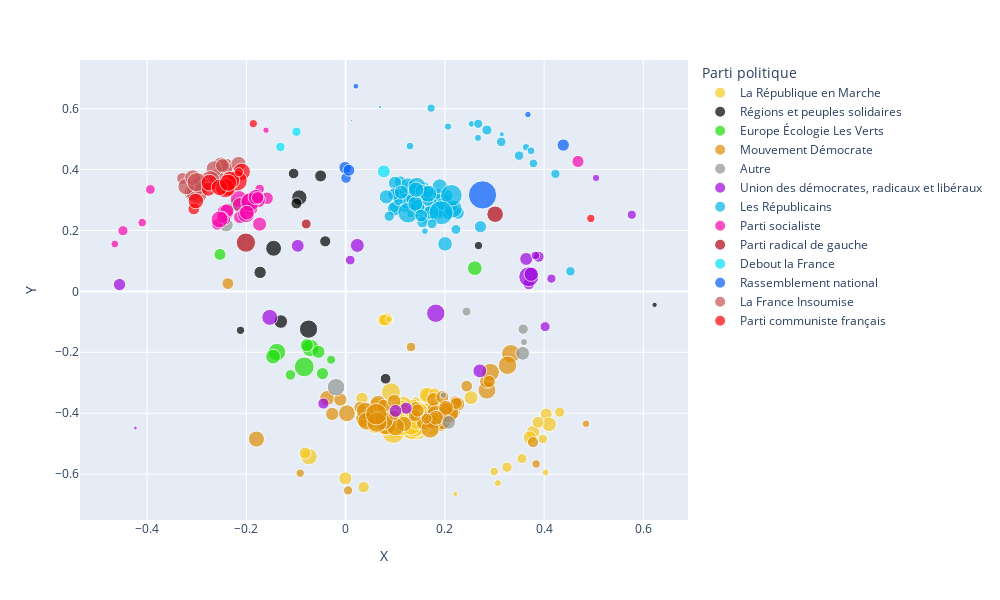

The notebook cell saved with this chart:
### Markdown cell above
### Représentation

### Code cell
colors = {'La République en Marche':"#f7c81e", 'Europe Écologie Les Verts':"#1cde07", 'Autre':"#919491",
           'Les Républicains':'#00b6e8', 'Parti socialiste':'#f705ab', 'Parti radical de gauche': '#b0040f',
           'Debout la France': '#02e1fa', 'Rassemblement national':'#025dfa', 'La France Insoumise' : '#c75255',
           'Parti communiste français': '#ff0008', 'Union des démocrates, radicaux et libéraux':'#9d04de',
            'Mouvement Démocrate': '#de8e04', 'Régions et peuples solidaires':'#000000'}

fig = px.scatter(to_show, x="X", y="Y", color='parti', color_discrete_map=colors,
                 hover_name="parti",
                 hover_data={'acteur_id' : False,
                             'uid' : False,
                             'X' : False,
                             'Y' : False,
                             'parti' : False,
                             'assiduite' : False,
                             'Métier' : to_show['metier'],
                             'Nom': to_show['prenom']+' '+to_show['nom'],
                             'Nombre de votes': to_show['assiduite']
                            },
                 size='assiduite',
                 labels={'parti':"Parti politique"},
                 width=1000, height=600)

fig.show()
fig.write_html("embedding_parti.html")

### Figure 1 — Plotly figure (JSON) as saved in the notebook; plotly's stock layout.template omitted (floating-point values rounded to 4 significant figures; data arrays with more than 128 entries replaced by an {"elided": "..."} marker saying what was removed)
{"data": [{"customdata": {"elided": "272x7 mixed values"}, "hovertemplate": "<b>%{hovertext}</b><br><br>Métier=%{customdata[4]}<br>Nom=%{customdata[5]}<br>Nombre de votes=%{customdata[6]}<extra></extra>", "hovertext": {"elided": "272 str values"}, "legendgroup": "La République en Marche", "marker": {"color": "#f7c81e", "size": {"elided": "272 int values"}, "sizemode": "area", "sizeref": 6.657, "symbol": "circle"}, "mode": "markers", "name": "La République en Marche", "orientation": "v", "showlegend": true, "type": "scatter", "x": {"elided": "272 float values"}, "xaxis": "x", "y": {"elided": "272 float values"}, "yaxis": "y"}, {"customdata": [["PA336439", "PA336439", "Régions et peuples solidaires", 232, "Avocat", "Jean-Michel Clément", 232], ["PA605518", "PA605518", "Régions et peuples solidaires", 509, "Profession libérale", "François-Michel Lambert", 509], ["PA607619", "PA607619", "Régions et peuples solidaires", 841, "Professeur du secondaire", "Paul Molac", 841], ["PA719464", "PA719464", "Régions et peuples solidaires", 229, "Professeur du secondaire et technique", "Sébastien Nadot", 229], ["PA719592", "PA719592", "Régions et peuples solidaires", 381, "Responsable formation - Cadre en ressources humaines", "Benoit Simian", 381], ["PA720538", "PA720538", "Régions et peuples solidaires", 620, "Profession rattachée à l'enseignement", "Jennifer De Temmerman", 620], ["PA722268", "PA722268", "Régions et peuples solidaires", 1110, "Directrice médicale et directrice de développement en entreprise", "Martine Wonner", 1110], ["PA333421", "PA333421", "Régions et peuples solidaires", 414, "Directeur du développement", "Bertrand Pancher", 414], ["PA1838", "PA1838", "Régions et peuples solidaires", 377, "Technicien agricole", "Jean Lassalle", 377], ["PA719138", "PA719138", "Régions et peuples solidaires", 784, "Professeur des Universités", "Michel Castellani", 784], ["PA719146", "PA719146", "Régions et peuples solidaires", 477, "Cadre", "Jean-Félix Acquaviva", 477], ["PA719286", "PA719286", "Régions et peuples solidaires", 412, "Médecin", "Paul-André Colombani", 412], ["PA755549", "PA755549", "Régions et peuples solidaires", 95, "chef d'entreprise", "Sylvain Brial", 95]], "hovertemplate": "<b>%{hovertext}</b><br><br>Métier=%{customdata[4]}<br>Nom=%{customdata[5]}<br>Nombre de votes=%{customdata[6]}<extra></extra>", "hovertext": ["Régions et peuples solidaires", "Régions et peuples solidaires", "Régions et peuples solidaires", "Régions et peuples solidaires", "Régions et peuples solidaires", "Régions et peuples solidaires", "Régions et peuples solidaires", "Régions et peuples solidaires", "Régions et peuples solidaires", "Régions et peuples solidaires", "Régions et peuples solidaires", "Régions et peuples solidaires", "Régions et peuples solidaires"], "legendgroup": "Régions et peuples solidaires", "marker": {"color": "#000000", "size": [232, 509, 841, 229, 381, 620, 1110, 414, 377, 784, 477, 412, 95], "sizemode": "area", "sizeref": 6.657, "symbol": "circle"}, "mode": "markers", "name": "Régions et peuples solidaires", "orientation": "v", "showlegend": true, "type": "scatter", "x": [0.2677, -0.1723, -0.1452, -0.2119, 0.08051, -0.1307, -0.07472, -0.04111, -0.1048, -0.09327, -0.05041, -0.09905, 0.6226], "xaxis": "x", "y": [0.1505, 0.06229, 0.1415, -0.1279, -0.2868, -0.09908, -0.1238, 0.1643, 0.3871, 0.3083, 0.3792, 0.289, -0.04418], "yaxis": "y"}, {"customdata": [["PA718744", "PA718744", "Europe Écologie Les Verts", 1032, "Médecin", "Delphine Bagarry", 1032], ["PA720278", "PA720278", "Europe Écologie Les Verts", 734, "Cadre supérieur (entreprises publiques)", "Matthieu Orphelin", 734], ["PA720298", "PA720298", "Europe Écologie Les Verts", 1000, "Fonctionnaire de catégorie A", "Émilie Cariou", 1000], ["PA720952", "PA720952", "Europe Écologie Les Verts", 273, "Fonctionnaire de catégorie A", "Aurélien Taché", 273], ["PA721142", "PA721142", "Europe Écologie Les Verts", 371, "Cadre supérieur (secteur privé)", "Paula Forteza", 371], ["PA721194", "PA721194", "Europe Écologie Les Verts", 723, "Industriel-Chef d'entreprise", "Frédérique Dumas", 723], ["PA721246", "PA721246", "Europe Écologie Les Verts", 1307, "Chef de projet digital", "Albane Gaillot", 1307], ["PA722126", "PA722126", "Europe Écologie Les Verts", 579, "Autre cadre (secteur privé)", "Guillaume Chiche", 579], ["PA722260", "PA722260", "Europe Écologie Les Verts", 489, "Professeur de faculté", "Cédric Villani", 489], ["PA722344", "PA722344", "Europe Écologie Les Verts", 562, "Professeur certifié de SES", "Hubert Julien-Laferrière", 562], ["PA332614", "PA332614", "Europe Écologie Les Verts", 780, "Fonctionnaire territorial", "Régis Juanico", 780], ["PA335999", "PA335999", "Europe Écologie Les Verts", 480, "Cadre territorial", "Delphine Batho", 480]], "hovertemplate": "<b>%{hovertext}</b><br><br>Métier=%{customdata[4]}<br>Nom=%{customdata[5]}<br>Nombre de votes=%{customdata[6]}<extra></extra>", "hovertext": ["Europe Écologie Les Verts", "Europe Écologie Les Verts", "Europe Écologie Les Verts", "Europe Écologie Les Verts", "Europe Écologie Les Verts", "Europe Écologie Les Verts", "Europe Écologie Les Verts", "Europe Écologie Les Verts", "Europe Écologie Les Verts", "Europe Écologie Les Verts", "Europe Écologie Les Verts", "Europe Écologie Les Verts"], "legendgroup": "Europe Écologie Les Verts", "marker": {"color": "#1cde07", "size": [1032, 734, 1000, 273, 371, 723, 1307, 579, 489, 562, 780, 480], "sizemode": "area", "sizeref": 6.657, "symbol": "circle"}, "mode": "markers", "name": "Europe Écologie Les Verts", "orientation": "v", "showlegend": true, "type": "scatter", "x": [-0.1384, -0.1462, -0.07106, -0.02928, -0.1113, 0.2603, -0.08343, -0.05483, -0.04666, -0.07821, -0.218, -0.2532], "xaxis": "x", "y": [-0.1994, -0.2141, -0.1858, -0.2243, -0.2742, 0.07601, -0.2479, -0.1983, -0.2701, -0.1768, 0.2854, 0.1215], "yaxis": "y"}, {"customdata": {"elided": "68x7 mixed values"}, "hovertemplate": "<b>%{hovertext}</b><br><br>Métier=%{customdata[4]}<br>Nom=%{customdata[5]}<br>Nombre de votes=%{customdata[6]}<extra></extra>", "hovertext": ["Mouvement Démocrate", "Mouvement Démocrate", "Mouvement Démocrate", "Mouvement Démocrate", "Mouvement Démocrate", "Mouvement Démocrate", "Mouvement Démocrate", "Mouvement Démocrate", "Mouvement Démocrate", "Mouvement Démocrate", "Mouvement Démocrate", "Mouvement Démocrate", "Mouvement Démocrate", "Mouvement Démocrate", "Mouvement Démocrate", "Mouvement Démocrate", "Mouvement Démocrate", "Mouvement Démocrate", "Mouvement Démocrate", "Mouvement Démocrate", "Mouvement Démocrate", "Mouvement Démocrate", "Mouvement Démocrate", "Mouvement Démocrate", "Mouvement Démocrate", "Mouvement Démocrate", "Mouvement Démocrate", "Mouvement Démocrate", "Mouvement Démocrate", "Mouvement Démocrate", "Mouvement Démocrate", "Mouvement Démocrate", "Mouvement Démocrate", "Mouvement Démocrate", "Mouvement Démocrate", "Mouvement Démocrate", "Mouvement Démocrate", "Mouvement Démocrate", "Mouvement Démocrate", "Mouvement Démocrate", "Mouvement Démocrate", "Mouvement Démocrate", "Mouvement Démocrate", "Mouvement Démocrate", "Mouvement Démocrate", "Mouvement Démocrate", "Mouvement Démocrate", "Mouvement Démocrate", "Mouvement Démocrate", "Mouvement Démocrate", "Mouvement Démocrate", "Mouvement Démocrate", "Mouvement Démocrate", "Mouvement Démocrate", "Mouvement Démocrate", "Mouvement Démocrate", "Mouvement Démocrate", "Mouvement Démocrate", "Mouvement Démocrate", "Mouvement Démocrate", "Mouvement Démocrate", "Mouvement Démocrate", "Mouvement Démocrate", "Mouvement Démocrate", "Mouvement Démocrate", "Mouvement Démocrate", "Mouvement Démocrate", "Mouvement Démocrate"], "legendgroup": "Mouvement Démocrate", "marker": {"color": "#de8e04", "size": [776, 1313, 662, 756, 582, 660, 444, 903, 621, 1067, 951, 871, 388, 448, 832, 227, 828, 991, 768, 724, 360, 646, 659, 324, 1016, 1128, 614, 452, 727, 356, 1065, 1035, 1075, 662, 488, 652, 1130, 524, 635, 613, 557, 311, 957, 1058, 711, 1321, 584, 1552, 1434, 493, 1112, 736, 738, 586, 655, 1069, 455, 1147, 1145, 510, 468, 394, 865, 419, 282, 234, 194, 232], "sizemode": "area", "sizeref": 6.657, "symbol": "circle"}, "mode": "markers", "name": "Mouvement Démocrate", "orientation": "v", "showlegend": true, "type": "scatter", "x": [0.1175, 0.08142, 0.1925, -0.03725, -0.02714, 0.1652, 0.1982, 0.06566, 0.07664, 0.1005, 0.002616, 0.1721, 0.1414, 0.2215, 0.1796, 0.1386, 0.1792, 0.1982, 0.07006, 0.2161, 0.1928, 0.1926, 0.1915, 0.08615, 0.03786, 0.07695, 0.09779, 0.0285, 0.1905, 0.0976, 0.1825, 0.03967, 0.04242, 0.1568, 0.1866, 0.2258, 0.1935, 0.1393, 0.1821, 0.1768, 0.1949, 0.1317, 0.1769, 0.2848, 0.1717, 0.06308, 0.145, 0.06197, 0.207, 0.2229, 0.1701, 0.2023, 0.1821, -0.01079, 0.2841, 0.2919, 0.244, 0.3329, 0.3263, 0.2895, -0.2373, 0.1631, -0.1798, 0.3776, 0.004844, 0.3839, 0.4844, -0.09151], "xaxis": "x", "y": [-0.4356, -0.4385, -0.437, -0.3503, -0.4023, -0.4219, -0.4351, -0.3685, -0.3768, -0.445, -0.4003, -0.4125, -0.379, -0.3615, -0.39, -0.4098, -0.4228, -0.3952, -0.4312, -0.3953, -0.3938, -0.403, -0.402, -0.425, -0.4168, -0.4242, -0.3603, -0.3807, -0.4172, -0.4067, -0.4025, -0.3927, -0.426, -0.4313, -0.4111, -0.37, -0.4244, -0.408, -0.4186, -0.3548, -0.3468, -0.1825, -0.4253, -0.3243, -0.4259, -0.43, -0.3913, -0.4033, -0.398, -0.3679, -0.4519, -0.3825, -0.4147, -0.3552, -0.2954, -0.2656, -0.3111, -0.2049, -0.2426, -0.2964, 0.02568, -0.4178, -0.4848, -0.4951, -0.6535, -0.5665, -0.4347, -0.597], "yaxis": "y"}, {"customdata": [["PA719448", "PA719448", "Autre", 1034, "Infirmière anesthésiste", "Annie Chapelier", 1034], ["PA721174", "PA721174", "Autre", 269, "Médecin", "Joachim Son-Forget", 269], ["PA2952", "PA2952", "Autre", 141, "Sans profession", "Jean-Luc Warsmann", 141], ["PA702052", "PA702052", "Autre", 633, "Consultant en communication", "Maina Sage", 633], ["PA610775", "PA610775", "Autre", 172, "Cadre supérieur de la fonction publique", "Philippe Gomès", 172], ["PA721094", "PA721094", "Autre", 359, "Fonctionnaire de catégorie A", "Philippe Dunoyer", 359], ["PA643145", "PA643145", "Autre", 419, "Pharmacienne", "Hélène Vainqueur-Christophe", 419], ["PA720988", "PA720988", "Autre", 672, "Retraitée salariée (secteur privé)", "Josette Manin", 672], ["PA721118", "PA721118", "Autre", 311, "Autre profession", "Moetai Brotherson", 311], ["PA702054", "PA702054", "Autre", 620, "Infographiste", "Stéphane Claireaux", 620]], "hovertemplate": "<b>%{hovertext}</b><br><br>Métier=%{customdata[4]}<br>Nom=%{customdata[5]}<br>Nombre de votes=%{customdata[6]}<extra></extra>", "hovertext": ["Autre", "Autre", "Autre", "Autre", "Autre", "Autre", "Autre", "Autre", "Autre", "Autre"], "legendgroup": "Autre", "marker": {"color": "#919491", "size": [1034, 269, 141, 633, 172, 359, 419, 672, 311, 620], "sizemode": "area", "sizeref": 6.657, "symbol": "circle"}, "mode": "markers", "name": "Autre", "orientation": "v", "showlegend": true, "type": "scatter", "x": [-0.0193, 0.2437, 0.1969, 0.3567, 0.3594, 0.3577, -0.1868, -0.2408, -0.2507, 0.2078], "xaxis": "x", "y": [-0.3146, -0.0662, -0.3408, -0.2033, -0.1666, -0.124, 0.282, 0.2185, 0.3467, -0.43], "yaxis": "y"}, {"customdata": {"elided": "22x7 mixed values"}, "hovertemplate": "<b>%{hovertext}</b><br><br>Métier=%{customdata[4]}<br>Nom=%{customdata[5]}<br>Nombre de votes=%{customdata[6]}<extra></extra>", "hovertext": ["Union des démocrates, radicaux et libéraux", "Union des démocrates, radicaux et libéraux", "Union des démocrates, radicaux et libéraux", "Union des démocrates, radicaux et libéraux", "Union des démocrates, radicaux et libéraux", "Union des démocrates, radicaux et libéraux", "Union des démocrates, radicaux et libéraux", "Union des démocrates, radicaux et libéraux", "Union des démocrates, radicaux et libéraux", "Union des démocrates, radicaux et libéraux", "Union des démocrates, radicaux et libéraux", "Union des démocrates, radicaux et libéraux", "Union des démocrates, radicaux et libéraux", "Union des démocrates, radicaux et libéraux", "Union des démocrates, radicaux et libéraux", "Union des démocrates, radicaux et libéraux", "Union des démocrates, radicaux et libéraux", "Union des démocrates, radicaux et libéraux", "Union des démocrates, radicaux et libéraux", "Union des démocrates, radicaux et libéraux", "Union des démocrates, radicaux et libéraux", "Union des démocrates, radicaux et libéraux"], "legendgroup": "Union des démocrates, radicaux et libéraux", "marker": {"color": "#9d04de", "size": [493, 418, 1123, 637, 544, 641, 335, 548, 467, 649, 313, 849, 1336, 401, 687, 562, 246, 282, 511, 282, 176, 45], "sizemode": "area", "sizeref": 6.657, "symbol": "circle"}, "mode": "markers", "name": "Union des démocrates, radicaux et libéraux", "orientation": "v", "showlegend": true, "type": "scatter", "x": [0.122, -0.04475, 0.1816, 0.2704, 0.1005, 0.1064, 0.402, -0.09645, 0.3692, 0.02354, 0.009275, -0.1529, 0.369, 0.3888, 0.3739, 0.3639, 0.3824, 0.4146, -0.4556, 0.5767, 0.5046, -0.4236], "xaxis": "x", "y": [-0.3836, -0.3681, -0.07176, -0.261, -0.3924, 0.3166, -0.1157, 0.1496, 0.02471, 0.1509, 0.1026, -0.08538, 0.0481, 0.1138, 0.05631, 0.1066, 0.1178, 0.04189, 0.02227, 0.2516, 0.3724, -0.4485], "yaxis": "y"}, {"customdata": {"elided": "103x7 mixed values"}, "hovertemplate": "<b>%{hovertext}</b><br><br>Métier=%{customdata[4]}<br>Nom=%{customdata[5]}<br>Nombre de votes=%{customdata[6]}<extra></extra>", "hovertext": ["Les Républicains", "Les Républicains", "Les Républicains", "Les Républicains", "Les Républicains", "Les Républicains", "Les Républicains", "Les Républicains", "Les Républicains", "Les Républicains", "Les Républicains", "Les Républicains", "Les Républicains", "Les Républicains", "Les Républicains", "Les Républicains", "Les Républicains", "Les Républicains", "Les Républicains", "Les Républicains", "Les Républicains", "Les Républicains", "Les Républicains", "Les Républicains", "Les Républicains", "Les Républicains", "Les Républicains", "Les Républicains", "Les Républicains", "Les Républicains", "Les Républicains", "Les Républicains", "Les Républicains", "Les Républicains", "Les Républicains", "Les Républicains", "Les Républicains", "Les Républicains", "Les Républicains", "Les Républicains", "Les Républicains", "Les Républicains", "Les Républicains", "Les Républicains", "Les Républicains", "Les Républicains", "Les Républicains", "Les Républicains", "Les Républicains", "Les Républicains", "Les Républicains", "Les Républicains", "Les Républicains", "Les Républicains", "Les Républicains", "Les Républicains", "Les Républicains", "Les Républicains", "Les Républicains", "Les Républicains", "Les Républicains", "Les Républicains", "Les Républicains", "Les Républicains", "Les Républicains", "Les Républicains", "Les Républicains", "Les Républicains", "Les Républicains", "Les Républicains", "Les Républicains", "Les Républicains", "Les Républicains", "Les Républicains", "Les Républicains", "Les Républicains", "Les Républicains", "Les Républicains", "Les Républicains", "Les Républicains", "Les Républicains", "Les Républicains", "Les Républicains", "Les Républicains", "Les Républicains", "Les Républicains", "Les Républicains", "Les Républicains", "Les Républicains", "Les Républicains", "Les Républicains", "Les Républicains", "Les Républicains", "Les Républicains", "Les Républicains", "Les Républicains", "Les Républicains", "Les Républicains", "Les Républicains", "Les Républicains", "Les Républicains", "Les Républicains", "Les Républicains"], "legendgroup": "Les Républicains", "marker": {"color": "#00b6e8", "size": [307, 1063, 540, 408, 1032, 467, 164, 248, 151, 185, 498, 841, 653, 353, 702, 624, 1180, 1350, 148, 178, 463, 1221, 588, 332, 392, 702, 254, 432, 511, 448, 256, 225, 444, 564, 320, 517, 348, 343, 664, 537, 710, 895, 1049, 441, 189, 640, 431, 480, 309, 592, 807, 1020, 391, 317, 410, 489, 857, 419, 484, 1068, 775, 764, 755, 318, 344, 968, 497, 1074, 1574, 1423, 355, 150, 1920, 683, 732, 417, 465, 620, 500, 645, 957, 809, 674, 300, 323, 548, 328, 210, 305, 343, 176, 286, 305, 171, 186, 88, 151, 210, 288, 219, 251, 36, 17], "sizemode": "area", "sizeref": 6.657, "symbol": "circle"}, "mode": "markers", "name": "Les Républicains", "orientation": "v", "showlegend": true, "type": "scatter", "x": [0.2189, 0.2056, 0.2264, 0.09984, 0.1235, 0.11, 0.1351, 0.1639, 0.1259, 0.1472, 0.2716, 0.1758, 0.1542, 0.2152, 0.09843, 0.1238, 0.1714, 0.1908, 0.1368, 0.1739, 0.1564, 0.1455, 0.116, 0.1588, 0.2037, 0.13, 0.1684, 0.1887, 0.2015, 0.1843, 0.1587, 0.1319, 0.2072, 0.1805, 0.1037, 0.1658, 0.1297, 0.1458, 0.13, 0.2039, 0.2004, 0.1258, 0.1774, 0.1599, 0.1451, 0.1063, 0.1573, 0.1413, 0.15, 0.09953, 0.1557, 0.146, 0.1663, 0.1784, 0.1537, 0.194, 0.1352, 0.1641, 0.1193, 0.2168, 0.1613, 0.1896, 0.1726, 0.1059, 0.1315, 0.1571, 0.09688, 0.1436, 0.213, 0.126, 0.08786, 0.1598, 0.1923, 0.1449, 0.1405, 0.1548, 0.1659, 0.1539, 0.166, 0.1122, 0.1663, 0.142, 0.08188, 0.453, 0.2223, 0.1522, 0.174, 0.1297, 0.3495, 0.2847, 0.2064, 0.4228, 0.3136, 0.2667, 0.3633, 0.3147, 0.2538, 0.3737, 0.2671, 0.1723, 0.3784, 0.06932, 0.01168], "xaxis": "x", "y": [0.266, 0.2663, 0.2571, 0.2778, 0.2859, 0.36, 0.2663, 0.2933, 0.2692, 0.2802, 0.2123, 0.3126, 0.2943, 0.2782, 0.2711, 0.2924, 0.2976, 0.2772, 0.2823, 0.2801, 0.2965, 0.3099, 0.3152, 0.3432, 0.2543, 0.3383, 0.2396, 0.2566, 0.2965, 0.3198, 0.2644, 0.2552, 0.2554, 0.2856, 0.3058, 0.2714, 0.2944, 0.2927, 0.3151, 0.3141, 0.1561, 0.3459, 0.302, 0.2446, 0.2461, 0.3134, 0.2396, 0.3085, 0.2547, 0.3562, 0.2817, 0.2738, 0.2685, 0.2872, 0.2692, 0.2868, 0.3087, 0.2974, 0.303, 0.2708, 0.3119, 0.3448, 0.2598, 0.2975, 0.3029, 0.3181, 0.3194, 0.3451, 0.3153, 0.2581, 0.2468, 0.1978, 0.2581, 0.2785, 0.2877, 0.227, 0.2991, 0.3293, 0.3261, 0.3255, 0.3207, 0.3339, 0.3104, 0.06591, 0.2034, 0.2489, 0.2218, 0.4772, 0.4455, 0.5298, 0.5412, 0.3858, 0.491, 0.504, 0.4736, 0.516, 0.55, 0.4616, 0.5503, 0.6016, 0.4201, 0.6054, 0.5618], "yaxis": "y"}, {"customdata": {"elided": "26x7 mixed values"}, "hovertemplate": "<b>%{hovertext}</b><br><br>Métier=%{customdata[4]}<br>Nom=%{customdata[5]}<br>Nombre de votes=%{customdata[6]}<extra></extra>", "hovertext": ["Parti socialiste", "Parti socialiste", "Parti socialiste", "Parti socialiste", "Parti socialiste", "Parti socialiste", "Parti socialiste", "Parti socialiste", "Parti socialiste", "Parti socialiste", "Parti socialiste", "Parti socialiste", "Parti socialiste", "Parti socialiste", "Parti socialiste", "Parti socialiste", "Parti socialiste", "Parti socialiste", "Parti socialiste", "Parti socialiste", "Parti socialiste", "Parti socialiste", "Parti socialiste", "Parti socialiste", "Parti socialiste", "Parti socialiste"], "legendgroup": "Parti socialiste", "marker": {"color": "#f705ab", "size": [648, 531, 918, 961, 659, 440, 307, 788, 705, 1004, 342, 474, 557, 958, 962, 1183, 661, 807, 731, 520, 206, 316, 347, 243, 489, 138], "sizemode": "area", "sizeref": 6.657, "symbol": "circle"}, "mode": "markers", "name": "Parti socialiste", "orientation": "v", "showlegend": true, "type": "scatter", "x": [-0.1906, -0.1584, -0.2428, -0.2153, -0.2391, -0.2584, -0.1733, -0.1772, -0.2136, -0.1921, -0.2421, -0.2484, -0.2128, -0.2007, -0.254, -0.1926, -0.1734, -0.1807, -0.1991, -0.1772, -0.4652, -0.3934, -0.4488, -0.4099, 0.4682, -0.1604], "xaxis": "x", "y": [0.2727, 0.3058, 0.2582, 0.3036, 0.2648, 0.2199, 0.3363, 0.2993, 0.2842, 0.2953, 0.2351, 0.2432, 0.2436, 0.2534, 0.236, 0.293, 0.2208, 0.3096, 0.2584, 0.3074, 0.1554, 0.3346, 0.1992, 0.2258, 0.4267, 0.5293], "yaxis": "y"}, {"customdata": [["PA336175", "PA336175", "Parti radical de gauche", 1232, "Sans profession déclarée", "Sylvia Pinel", 1232], ["PA605694", "PA605694", "Parti radical de gauche", 328, "Professeur du secondaire", "Olivier Falorni", 328], ["PA608292", "PA608292", "Parti radical de gauche", 910, "Fonctionnaire de catégorie A", "Jeanine Dubié", 910]], "hovertemplate": "<b>%{hovertext}</b><br><br>Métier=%{customdata[4]}<br>Nom=%{customdata[5]}<br>Nombre de votes=%{customdata[6]}<extra></extra>", "hovertext": ["Parti radical de gauche", "Parti radical de gauche", "Parti radical de gauche"], "legendgroup": "Parti radical de gauche", "marker": {"color": "#b0040f", "size": [1232, 328, 910], "sizemode": "area", "sizeref": 6.657, "symbol": "circle"}, "mode": "markers", "name": "Parti radical de gauche", "orientation": "v", "showlegend": true, "type": "scatter", "x": [-0.2009, -0.07939, 0.3012], "xaxis": "x", "y": [0.1602, 0.2214, 0.2533], "yaxis": "y"}, {"customdata": [["PA1206", "PA1206", "Debout la France", 300, "Administrateur civil", "Nicolas Dupont-Aignan", 300], ["PA720664", "PA720664", "Debout la France", 291, "Retraité de la fonction publique (hors enseignement)", "José Evrard", 291], ["PA721932", "PA721932", "Debout la France", 561, "Déléguée médicale", "Marie-France Lorho", 561]], "hovertemplate": "<b>%{hovertext}</b><br><br>Métier=%{customdata[4]}<br>Nom=%{customdata[5]}<br>Nombre de votes=%{customdata[6]}<extra></extra>", "hovertext": ["Debout la France", "Debout la France", "Debout la France"], "legendgroup": "Debout la France", "marker": {"color": "#02e1fa", "size": [300, 291, 561], "sizemode": "area", "sizeref": 6.657, "symbol": "circle"}, "mode": "markers", "name": "Debout la France", "orientation": "v", "showlegend": true, "type": "scatter", "x": [-0.1314, -0.099, 0.07695], "xaxis": "x", "y": [0.4742, 0.5241, 0.3938], "yaxis": "y"}, {"customdata": [["PA720468", "PA720468", "Rassemblement national", 522, "Conseiller en communication", "Sébastien Chenu", 522], ["PA720614", "PA720614", "Rassemblement national", 378, "Avocate", "Marine Le Pen", 378], ["PA719608", "PA719608", "Rassemblement national", 2663, "Journaliste et autre média", "Emmanuelle Ménard", 2663], ["PA720822", "PA720822", "Rassemblement national", 465, "Juriste", "Bruno Bilde", 465], ["PA719436", "PA719436", "Rassemblement national", 509, "Ingénieur en informatique", "Nicolas Meizonnet", 509], ["PA720802", "PA720802", "Rassemblement national", 137, "non communiqué", "Catherine Pujol", 137], ["PA720610", "PA720610", "Rassemblement national", 111, "Sans profession déclarée", "Myriane Houplain", 111]], "hovertemplate": "<b>%{hovertext}</b><br><br>Métier=%{customdata[4]}<br>Nom=%{customdata[5]}<br>Nombre de votes=%{customdata[6]}<extra></extra>", "hovertext": ["Rassemblement national", "Rassemblement national", "Rassemblement national", "Rassemblement national", "Rassemblement national", "Rassemblement national", "Rassemblement national"], "legendgroup": "Rassemblement national", "marker": {"color": "#025dfa", "size": [522, 378, 2663, 465, 509, 137, 111], "sizemode": "area", "sizeref": 6.657, "symbol": "circle"}, "mode": "markers", "name": "Rassemblement national", "orientation": "v", "showlegend": true, "type": "scatter", "x": [-0.00104, 0.0008132, 0.2759, 0.00664, 0.4385, 0.3674, 0.02062], "xaxis": "x", "y": [0.4062, 0.3723, 0.3168, 0.3978, 0.4804, 0.5805, 0.6736], "yaxis": "y"}, {"customdata": [["PA588884", "PA588884", "La France Insoumise", 473, "Journaliste et autre média", "Clémentine Autain", 473], ["PA718860", "PA718860", "La France Insoumise", 837, "Professeur du secondaire et technique", "Bénédicte Taurine", 837], ["PA718868", "PA718868", "La France Insoumise", 636, "Profession rattachée à l'enseignement", "Michel Larive", 636], ["PA2150", "PA2150", "La France Insoumise", 991, "Professeur", "Jean-Luc Mélenchon", 991], ["PA719578", "PA719578", "La France Insoumise", 959, "Fonctionnaire de catégorie B", "Loïc Prud'homme", 959], ["PA719676", "PA719676", "La France Insoumise", 532, "Employée (autres entreprises publiques)", "Muriel Ressiguier", 532], ["PA720286", "PA720286", "La France Insoumise", 1514, "Salariée du secteur médical", "Caroline Fiat", 1514], ["PA720422", "PA720422", "La France Insoumise", 756, "Employé (secteur privé)", "Adrien Quatennens", 756], ["PA720430", "PA720430", "La France Insoumise", 867, "Fonctionnaire de catégorie A", "Ugo Bernalicis", 867], ["PA720846", "PA720846", "La France Insoumise", 772, "Professeur du secondaire et technique", "Bastien Lachaud", 772], ["PA720892", "PA720892", "La France Insoumise", 1219, "Coordinatrice de projets associatifs", "Mathilde Panot", 1219], ["PA721062", "PA721062", "La France Insoumise", 764, "Employé (secteur privé)", "Jean-Hugues Ratenon", 764], ["PA721202", "PA721202", "La France Insoumise", 1155, "Industriel-Chef d'entreprise", "Éric Coquerel", 1155], ["PA721210", "PA721210", "La France Insoumise", 901, "Professeur de lycée professionnel", "Alexis Corbière", 901], ["PA721226", "PA721226", "La France Insoumise", 838, "Fonctionnaire de catégorie A", "Sabine Rubin", 838], ["PA721960", "PA721960", "La France Insoumise", 1224, "Bibliothécaire", "Danièle Obono", 1224], ["PA722142", "PA722142", "La France Insoumise", 660, "Reporter", "François Ruffin", 660]], "hovertemplate": "<b>%{hovertext}</b><br><br>Métier=%{customdata[4]}<br>Nom=%{customdata[5]}<br>Nombre de votes=%{customdata[6]}<extra></extra>", "hovertext": ["La France Insoumise", "La France Insoumise", "La France Insoumise", "La France Insoumise", "La France Insoumise", "La France Insoumise", "La France Insoumise", "La France Insoumise", "La France Insoumise", "La France Insoumise", "La France Insoumise", "La France Insoumise", "La France Insoumise", "La France Insoumise", "La France Insoumise", "La France Insoumise", "La France Insoumise"], "legendgroup": "La France Insoumise", "marker": {"color": "#c75255", "size": [473, 837, 636, 991, 959, 532, 1514, 756, 867, 772, 1219, 764, 1155, 901, 838, 1224, 660], "sizemode": "area", "sizeref": 6.657, "symbol": "circle"}, "mode": "markers", "name": "La France Insoumise", "orientation": "v", "showlegend": true, "type": "scatter", "x": [-0.3286, -0.2924, -0.241, -0.3086, -0.2585, -0.2395, -0.2998, -0.2513, -0.265, -0.2949, -0.2728, -0.2158, -0.293, -0.3215, -0.3081, -0.3003, -0.2481], "xaxis": "x", "y": [0.3707, 0.3455, 0.4144, 0.3253, 0.3747, 0.4039, 0.3233, 0.4164, 0.4025, 0.3636, 0.3649, 0.4184, 0.3489, 0.3443, 0.3734, 0.3586, 0.4128], "yaxis": "y"}, {"customdata": [["PA689", "PA689", "Parti communiste français", 469, "Employée", "Marie-George Buffet", 469], ["PA722202", "PA722202", "Parti communiste français", 1003, "Permanent politique", "Sébastien Jumel", 1003], ["PA267306", "PA267306", "Parti communiste français", 899, "Retraité de l'éducation nationale", "André Chassaigne", 899], ["PA718926", "PA718926", "Parti communiste français", 1407, "Employé (secteur privé)", "Pierre Dharréville", 1407], ["PA720692", "PA720692", "Parti communiste français", 649, "Attaché parlementaire", "Fabien Roussel", 649], ["PA718720", "PA718720", "Parti communiste français", 1140, "Conseiller d'entreprise", "Jean-Paul Dufrègne", 1140], ["PA720546", "PA720546", "Parti communiste français", 917, "Retraité salarié privé", "Alain Bruneel", 917], ["PA721270", "PA721270", "Parti communiste français", 1251, "Employé administratif", "Stéphane Peu", 1251], ["PA721896", "PA721896", "Parti communiste français", 815, "Employée du secteur privé", "Elsa Faucillon", 815], ["PA722110", "PA722110", "Parti communiste français", 897, "Profession rattachée à l'enseignement", "Hubert Wulfranc", 897], ["PA335612", "PA335612", "Parti communiste français", 983, "Fonctionnaire de catégorie B", "Jean-Paul Lecoq", 983], ["PA610654", "PA610654", "Parti communiste français", 285, "Collaborateur parlementaire", "Jean-Philippe Nilor", 285], ["PA721012", "PA721012", "Parti communiste français", 232, "technicienne territoriale", "Manuéla Kéclard-Mondésir", 232], ["PA774962", "PA774962", "Parti communiste français", 227, "Professeure des écoles", "Karine Lebon", 227]], "hovertemplate": "<b>%{hovertext}</b><br><br>Métier=%{customdata[4]}<br>Nom=%{customdata[5]}<br>Nombre de votes=%{customdata[6]}<extra></extra>", "hovertext": ["Parti communiste français", "Parti communiste français", "Parti communiste français", "Parti communiste français", "Parti communiste français", "Parti communiste français", "Parti communiste français", "Parti communiste français", "Parti communiste français", "Parti communiste français", "Parti communiste français", "Parti communiste français", "Parti communiste français", "Parti communiste français"], "legendgroup": "Parti communiste français", "marker": {"color": "#ff0008", "size": [469, 1003, 899, 1407, 649, 1140, 917, 1251, 815, 897, 983, 285, 232, 227], "sizemode": "area", "sizeref": 6.657, "symbol": "circle"}, "mode": "markers", "name": "Parti communiste français", "orientation": "v", "showlegend": true, "type": "scatter", "x": [-0.3059, -0.2094, -0.2359, -0.2189, -0.2765, -0.2321, -0.2745, -0.2427, -0.3019, -0.2541, -0.2368, -0.2152, 0.494, -0.186], "xaxis": "x", "y": [0.2708, 0.3925, 0.34, 0.3631, 0.3354, 0.3641, 0.357, 0.3392, 0.2969, 0.3414, 0.3568, 0.3912, 0.2395, 0.5507], "yaxis": "y"}], "layout": {"height": 600, "legend": {"itemsizing": "constant", "title": {"text": "Parti politique"}, "tracegroupgap": 0}, "margin": {"t": 60}, "width": 1000, "xaxis": {"anchor": "y", "domain": [0, 1], "title": {"text": "X"}}, "yaxis": {"anchor": "x", "domain": [0, 1], "title": {"text": "Y"}}}}
